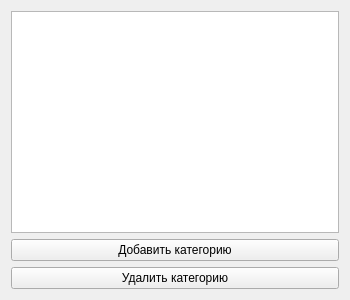
<?xml version="1.0" encoding="UTF-8"?>
<ui version="4.0">
 <class>Form</class>
 <widget class="QWidget" name="Form">
  <property name="geometry">
   <rect>
    <x>0</x>
    <y>0</y>
    <width>350</width>
    <height>300</height>
   </rect>
  </property>
  <property name="minimumSize">
   <size>
    <width>350</width>
    <height>300</height>
   </size>
  </property>
  <property name="maximumSize">
   <size>
    <width>350</width>
    <height>300</height>
   </size>
  </property>
  <property name="windowTitle">
   <string>Категории</string>
  </property>
  <layout class="QVBoxLayout" name="verticalLayout">
   <item>
    <widget class="QListWidget" name="categoriesList"/>
   </item>
   <item>
    <widget class="QPushButton" name="addCategoryButton">
     <property name="text">
      <string>Добавить категорию</string>
     </property>
    </widget>
   </item>
   <item>
    <widget class="QPushButton" name="deleteCategoryButton">
     <property name="text">
      <string>Удалить категорию</string>
     </property>
    </widget>
   </item>
  </layout>
 </widget>
 <resources/>
 <connections/>
</ui>
